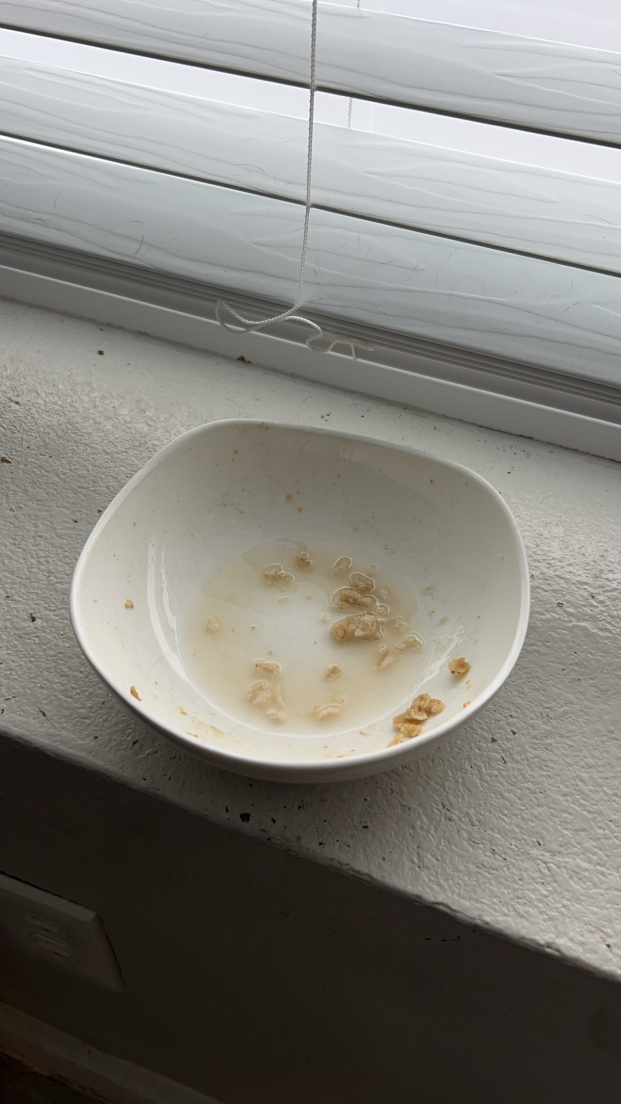
#> input picture src/data/analysis/sample.jpg, 1242 x 2208 px (shown at 1/2 size)
$ python main.py data/analysis data/analysis/sample.jpg
#> lines starting #> are read from the running program, lines starting #| are printed output that depends on the picture
from PIL import Image
import glob
import os
import argparse

def process_images(directory, pattern):
    """
    Processes image files matching a given pattern in the specified directory.

    Args:
        directory (str): Path to the directory containing the images.

    """
#> called with directory = 'data/analysis', pattern = 'data/analysis/sample.jpg'
    # Get all image file paths matching the pattern
    image_files = glob.glob(os.path.join(directory, pattern))

    print(f"Found {len(image_files)} image files matching pattern '{pattern}' in '{directory}'.")

    # Process each image file
    for image_file in image_files:
        try:
            # Open the image using Pillow
            with Image.open(image_file) as img:
#> img is the input picture: PIL image 1242x2208 RGB; mean R, G, B 129.1, 127.1, 121.4
                print(f"Processing {image_file}: size {img.size}, mode {img.mode}")
#| Processing src/data/analysis/sample.jpg: size (1242, 2208), mode RGB
                # Example: Resize the image
                img_resized = img.resize((128, 128))
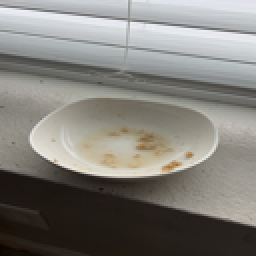
#> img_resized: PIL image 128x128 RGB (shown 2 times larger); mean R, G, B 129.1, 127.1, 121.4
                # Optionally save the resized image
                # img_resized.save(f'processed/{os.path.basename(image_file)}')
        except Exception as e:
            print(f"Error processing {image_file}: {e}")


def main():

    # Open the image
    img = Image.open("path/to/image.jpg")

    # Display the image (optional)
    img.show()

def main():
    # Set up command-line argument parser
    parser = argparse.ArgumentParser(description="Process image files matching a pattern.")
    parser.add_argument("directory", type=str, help="Directory containing the image files")
    parser.add_argument("pattern", type=str, help="Pattern to match image files (e.g., '*.png')")
    args = parser.parse_args()

    # Call the processing function
    process_images(args.directory, args.pattern)

# Execute only if the script is run directly
if __name__ == "__main__":
    main()
